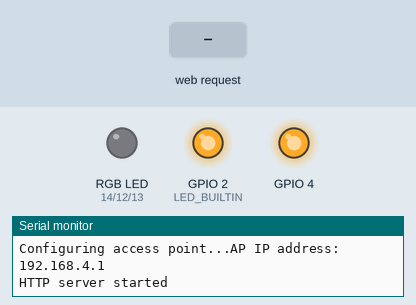
Simulated run of this sketch. Board: ESP8266 (NodeMCU). Parts: an RGB LED mixed from three pins (HIGH = lit), output pins drawn as LEDs (lit = HIGH, except the on-board LED, lit = LOW), the last lines printed to the serial monitor. Dashed ring = blinking. The test bench sets the inputs (shaded band). Dim RGB values are drawn brighter than linear.

Above: at 2.2 s.
2.3 s: HTTP request GET /effect received
At 2.45 s:
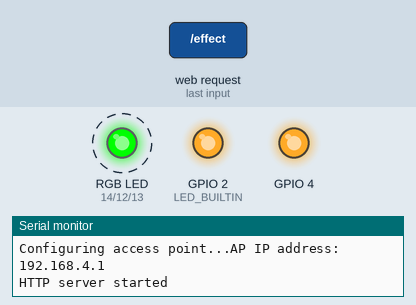
5.3 s: HTTP request GET /color?r=1 received
At 5.8 s:
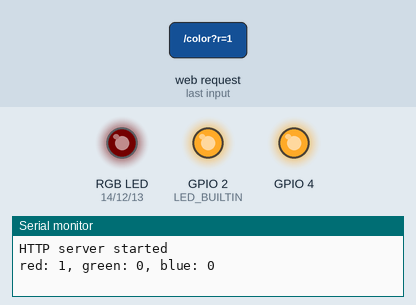
6.8 s: HTTP request GET /color?r=120 received
At 7.8 s:
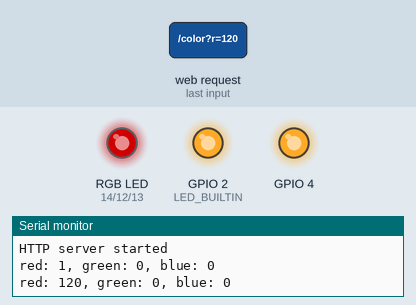
8.3 s: HTTP request GET /color?g=1 received
At 9.0 s:
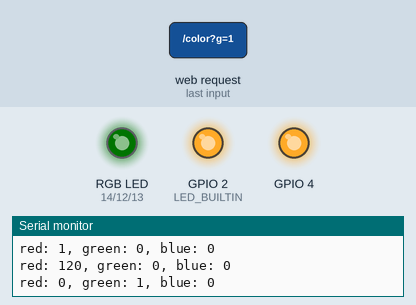
9.8 s: HTTP request GET /color?g=120 received
At 10.1 s:
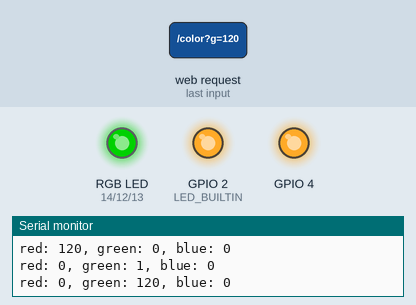
11.3 s: HTTP request GET /color?b=1 received
At 12.4 s:
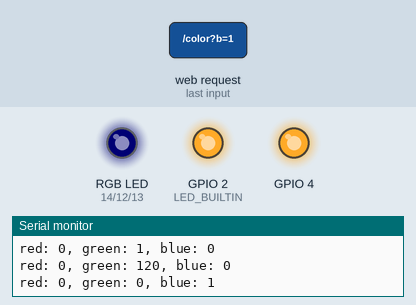
Timing chart, 0 to 13.8 s (numbered marks = the images above; inputs shaded):
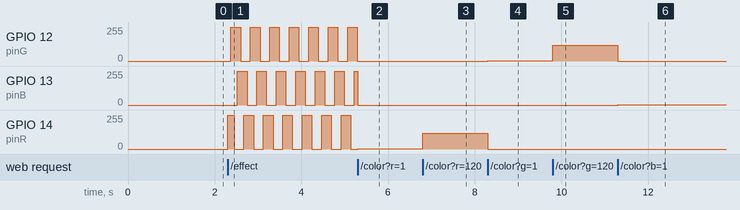

The sketch:

esprgblaser.ino
```cpp
/* WiFi RGB laser controller*/

#include <ESP8266WiFi.h>
#include <WiFiClient.h>
#include <ESP8266WebServer.h>
#include <string>

#ifndef APSSID
#define APSSID "laser"
#define APPSK "thisismylaser"
#endif

/* Set these to your desired credentials. ESP8266 acts as the wifi AP */
const char *ssid = APSSID;
const char *password = APPSK;

const int pinR = 14;
const int pinG = 12;
const int pinB = 13;

ESP8266WebServer server(80);

/*
  http://192.168.4.1
  writing html in this IDE really sucks... so definitely do it outside and just paste it in
*/
void handleRoot() {
  server.send(200, "text/html", R"(
<!DOCTYPE html>
<html lang="en">
<head>
  <meta charset="UTF-8">
  <meta name="viewport" content="width=device-width, initial-scale=1.0">
  <title>RGB Laser Controller</title>
</head>
<body>
    <h1>Solid Color</h1>
    <input type="color" id="colorPicker"/>
    <h1>Effects</h1>
    <div id="effectButtons">
        <button data-effect="1">Rainbow</button>
    </div>

    <script>
        <!-- no need for anything else -->
        function postRequest(url){
            fetch(url, {method: "POST"})
            .then(response => response.text())
            .then(data => console.log(data));
        }

        document.getElementById("colorPicker").addEventListener("input", function (){
            const color = this.value;
            const r = parseInt(color.substr(1,2), 16);
            const g = parseInt(color.substr(3,2), 16);
            const b = parseInt(color.substr(5,2), 16);
            const url = `/color?r=${r}&g=${g}&b=${b}`;
            postRequest(url);
        });

        document.getElementById("effectButtons").addEventListener("click", function(event){
            if (event.target.tagName === "BUTTON"){
                const effect = event.target.getAttribute("data-effect");
                const url = `/effect?mode=${effect}`
                postRequest(url);
            }
        });
    </script>
</body>
</html>
  )");
}

enum RgbMode {
  NONE,
  SOLID_COLOR,
  EFFECT
};
RgbMode rgbMode = NONE;

void handleColor() {
  // non numbers or out of 8b range are UB, so your fault
  uint8_t r = ("0" + server.arg("r")).toInt();
  uint8_t g = ("0" + server.arg("g")).toInt();
  uint8_t b = ("0" + server.arg("b")).toInt();
  Serial.printf("red: %d, green: %d, blue: %d\n", r, g, b);
  rgbMode = SOLID_COLOR;
  emitRGB(r, g, b);
  // why the hell is this necessary, c++?
  char buf[100];
  sprintf(buf, "set red: %d, green: %d, blue: %d", r, g, b);
  server.send(200, "text/html", buf);
}

void handleRainbowDemo() {
  server.send(200, "text/html", "effect rainbow");
  rgbMode = EFFECT;
}

// h in [1,360), s and v in [0,1]. Sorry for float usage...
void emitHSV(int16_t h, float s, float v) {
  float max = v;
  float c = s * v;
  float min = max - c;

  float hPrime = (h >= 300) ? (h - 360) / 60.0 : h / 60.0;
  if (hPrime < 1) {
    if (hPrime < 0) {
      emitRGB(max * 255, min * 255, (min - hPrime * c) * 255);
    } else {
      emitRGB(max * 255, (min + hPrime * c) * 255, min * 255);
    }
    return;
  }
  if (hPrime < 3) {
    if (hPrime < 2) {
      emitRGB((min - (hPrime - 2) * c) * 255, max * 255, min * 255);
    } else {
      emitRGB(min * 255, max * 255, (min + (hPrime - 2) * c) * 255);
    }
    return;
  }
  if (hPrime <= 5) {  // definitely
    if (hPrime < 4) {
      emitRGB(min * 255, (min - (hPrime - 4) * c) * 255, max * 255);
    } else {
      emitRGB((min + (hPrime - 4) * c) * 255, min * 255, max * 255);
    }
    return;
  }
}

//around 16 is the lower limit of the module's range, any lower looks like 0 to it
void emitRGB(uint8_t r, uint8_t g, uint8_t b) {
  analogWrite(pinR, r);
  analogWrite(pinG, g);
  analogWrite(pinB, b);
}

void setup() {
  pinMode(LED_BUILTIN, OUTPUT);
  emitRGB(0, 0, 0);
  // safe
  pinMode(4, OUTPUT);
  digitalWrite(4, HIGH);

  analogWriteFreq(8000);

  delay(1000);
  Serial.begin(115200);
  Serial.println();
  Serial.print("Configuring access point...");
  WiFi.softAP(ssid, password);

  IPAddress myIP = WiFi.softAPIP();
  Serial.print("AP IP address: ");
  Serial.println(myIP);
  server.on("/", handleRoot);
  server.on("/color", handleColor);
  server.on("/effect", handleRainbowDemo);
  server.begin();
  Serial.println("HTTP server started");
}

void loop() {
  server.handleClient();
  handleOutput();
  yield();
}

void handleOutput() {
  switch (rgbMode) {
    case NONE:
      emitRGB(0, 0, 0);
      break;
    case SOLID_COLOR:
      // already done
      break;
    case EFFECT:
      // for now this is only rainbow
      static int h;
      if (h++ == 360) h = 0;
      emitHSV(h, 1, 1);
  }
  delay(1);  // yield to wifi and shit
}
```

Measured:
- after the input at 2.3 s, GPIO 12 (pinG): alternates 255/255 for 0.22 s and 0/255 for 0.23 s, starting after 0.07 s; GPIO 13 (pinB): alternates 255/255 for 0.22 s and 0/255 for 0.23 s, starting after 0.22 s; GPIO 14 (pinR): 0/255 → 255/255 at once, then repeats every 0.45 s: 0/255 0.22 s, 255/255 0.23 s
- after the input at 5.3 s, GPIO 12 (pinG): stops changing and stays 0/255
- after the input at 6.8 s, GPIO 14 (pinR): 1/255 → 120/255 at once
- after the input at 8.3 s, GPIO 12 (pinG): 0/255 → 1/255 at once; GPIO 14 (pinR): 120/255 → 0/255 at once
- after the input at 9.8 s, GPIO 12 (pinG): 1/255 → 120/255 at once
- after the input at 11.3 s, GPIO 12 (pinG): 120/255 → 0/255 at once; GPIO 13 (pinB): 0/255 → 1/255 at once
